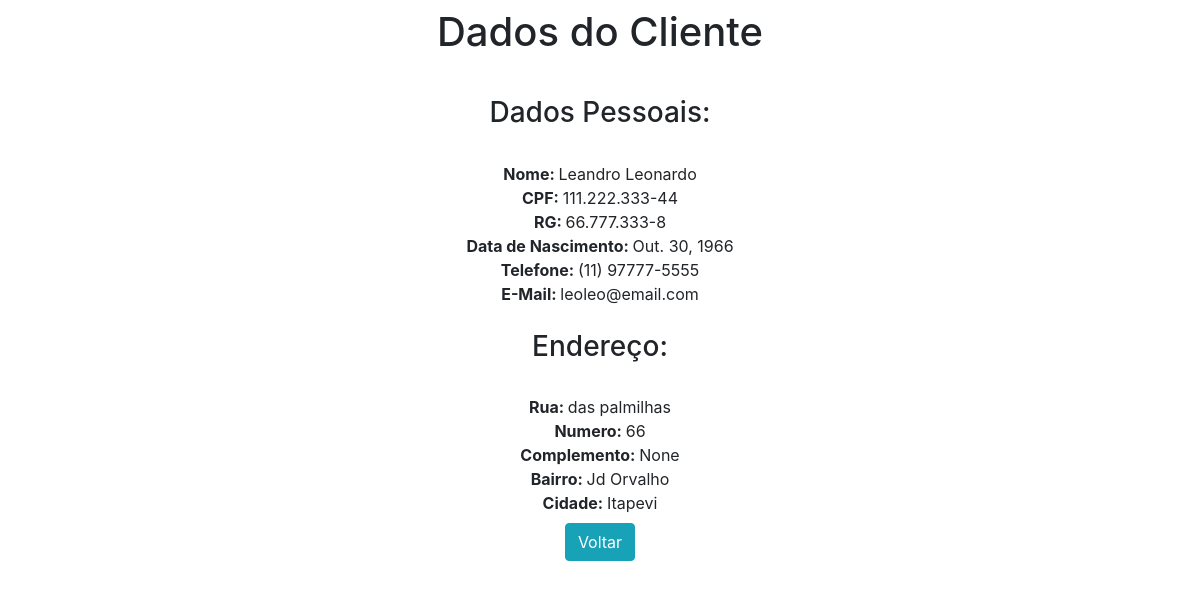
Screenshot of /view/5/ with the database file from the repository.
### app/models.py (models this page shows)
class Cliente(models.Model):
    nome = models.CharField('Nome', max_length=150)
    cpf = models.CharField('CPF', unique=True, max_length=20)
    rg = models.CharField('RG', unique=True, max_length=15)
    data_nasc = models.DateField('Data de Nascimento')
    telefone = models.CharField('Telefone', unique=True,  max_length=15)
    email = models.CharField('Email', max_length=50, null=True, blank=True)
    rua = models.CharField('Rua', max_length=150)
    numero = models.CharField('Numero', max_length=10)
    complemento = models.CharField('Complemento', max_length=120, null=True,blank=True)
    bairro = models.CharField('Bairro', max_length=100)
    cidade = models.CharField('Cidade', default='Itapevi', max_length=50)

### app/views.py (the view)
# urls.py: path('view/<int:pk>/', view, name='view'),
def view(request, pk):
    data = {}
    data['db'] = Cliente.objects.get(pk=pk)
    return render(request, 'view.html', data)

### app/templates/view.html (shortened to what this page needs)
<!DOCTYPE html>
<html lang="pt-br">
<head>
    <link rel="stylesheet" href="https://stackpath.bootstrapcdn.com/bootstrap/4.4.1/css/bootstrap.min.css">
</head>
<body>
    <div class="col-8 m-auto pt-2 pb-2 text-center">
        <h1>Dados do Cliente</h1>
    </div>
    <div class="col-8 m-auto pt-4 pb-2 text-center">
        <h3>Dados Pessoais:</h3><br>
        <strong>Nome: </strong>{{db.nome}}<br>
        <strong>CPF: </strong>{{db.cpf}}<br>
        <strong>RG: </strong>{{db.rg}}<br>
        <strong>Data de Nascimento: </strong>{{db.data_nasc}}<br>
        <strong>Telefone: </strong>{{db.telefone}}<br>
        <strong>E-Mail: </strong>{{db.email}}<br>
        <br><h3>Endereço:</h3><br>
        <strong>Rua: </strong>{{db.rua}}<br>
        <strong>Numero: </strong>{{db.numero}}<br>
        <strong>Complemento: </strong>{{db.complemento}}<br>
        <strong>Bairro: </strong>{{db.bairro}}<br>
        <strong>Cidade: </strong>{{db.cidade}}<br>
    </div>
    <div class="col-8 m-auto pb-2 text-center">
        <a href="/" class="btn btn-info"> Voltar</a>
    </div>
</body>
</html>

### rows the page displays
Cliente: nome "Leandro Leonardo", cpf "111.222.333-44", rg "66.777.333-8", data_nasc "Out. 30, 1966", telefone "(11) 97777-5555", email "leoleo@email.com", rua "das palmilhas", numero "66", complemento "None", bairro "Jd Orvalho", cidade "Itapevi"
